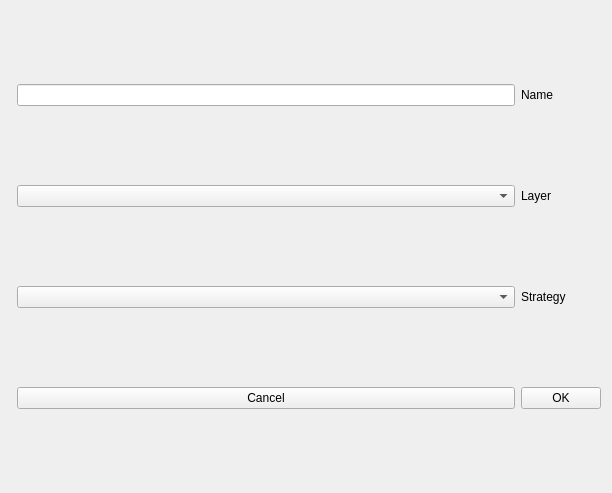
<?xml version="1.0" encoding="UTF-8"?>
<ui version="4.0">
 <class>GeneratorWizzard</class>
 <widget class="QWidget" name="GeneratorWizzard">
  <property name="geometry">
   <rect>
    <x>0</x>
    <y>0</y>
    <width>612</width>
    <height>493</height>
   </rect>
  </property>
  <property name="windowTitle">
   <string>Form</string>
  </property>
  <layout class="QHBoxLayout" name="horizontalLayout">
   <item>
    <widget class="ParametrsListSelector" name="paramertsSelector" native="true"/>
   </item>
   <item>
    <layout class="QGridLayout" name="gridLayout">
     <item row="0" column="0">
      <widget class="QLineEdit" name="nameLineEdit"/>
     </item>
     <item row="0" column="1">
      <widget class="QLabel" name="label">
       <property name="text">
        <string>Name</string>
       </property>
      </widget>
     </item>
     <item row="2" column="0">
      <widget class="QComboBox" name="strategyComboBox"/>
     </item>
     <item row="1" column="0">
      <widget class="QComboBox" name="layerComboBox"/>
     </item>
     <item row="1" column="1">
      <widget class="QLabel" name="label_2">
       <property name="text">
        <string>Layer</string>
       </property>
      </widget>
     </item>
     <item row="2" column="1">
      <widget class="QLabel" name="label_3">
       <property name="text">
        <string>Strategy</string>
       </property>
      </widget>
     </item>
     <item row="3" column="0">
      <widget class="QPushButton" name="cancelPushButton">
       <property name="text">
        <string>Cancel</string>
       </property>
      </widget>
     </item>
     <item row="3" column="1">
      <widget class="QPushButton" name="okPushButton">
       <property name="text">
        <string>OK</string>
       </property>
      </widget>
     </item>
    </layout>
   </item>
  </layout>
 </widget>
 <customwidgets>
  <customwidget>
   <class>ParametrsListSelector</class>
   <extends>QWidget</extends>
   <header location="global">parametrslistselector.h</header>
   <container>1</container>
  </customwidget>
 </customwidgets>
 <resources/>
 <connections/>
</ui>
